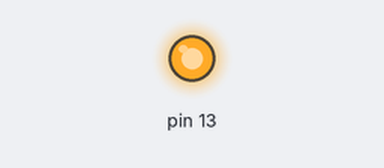
A sketch run on a simulated Arduino Uno, built with avr-gcc and run on an emulated ATmega328P. On the bench: output pins drawn as LEDs (lit = HIGH).

Above: at 0.1 s.
At 2.7 s:
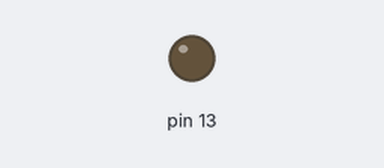
Timing chart, 0 to 6.8 s (numbered marks = the images above):
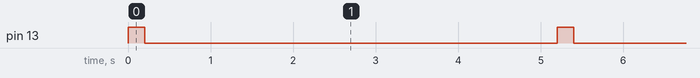

Measured:
- by itself, pin 13: alternates HIGH for 0.20 s and LOW for 5.0 s

The sketch:

Ton.ino
```cpp
void setup() {
  // put your setup code here, to run once:

pinMode(13,OUTPUT);
}

void loop() {
  // put your main code here, to run repeatedly:
digitalWrite(13,HIGH);
delay(200);
digitalWrite(13,LOW);
//tone(1, 3100,100); // Der zweite Ton mit der neuen Tonhöhe “200” ertönt.

delay(5000);
}
```
